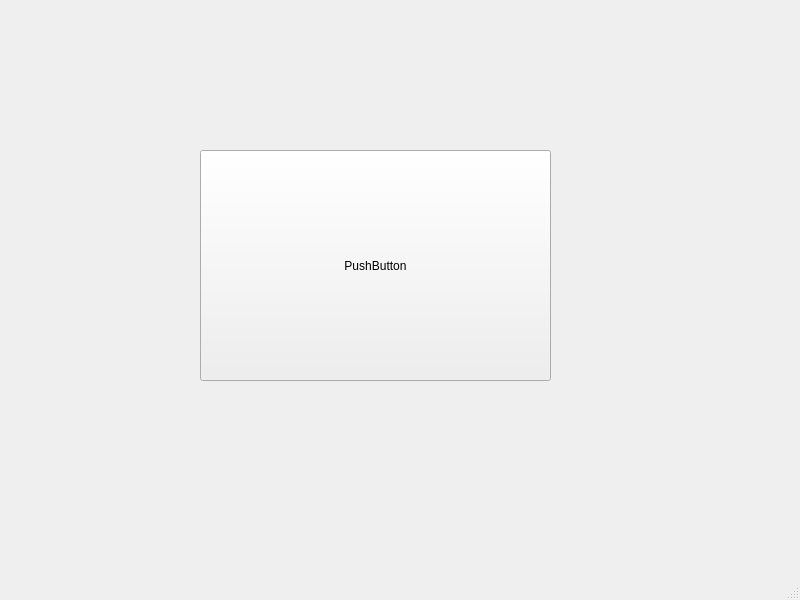
<?xml version="1.0" encoding="UTF-8"?>
<ui version="4.0">
 <class>MainWindow</class>
 <widget class="QMainWindow" name="MainWindow">
  <property name="geometry">
   <rect>
    <x>0</x>
    <y>0</y>
    <width>800</width>
    <height>600</height>
   </rect>
  </property>
  <property name="windowTitle">
   <string>MainWindow</string>
  </property>
  <widget class="QWidget" name="centralwidget">
   <widget class="QPushButton" name="pushButton">
    <property name="geometry">
     <rect>
      <x>200</x>
      <y>150</y>
      <width>351</width>
      <height>231</height>
     </rect>
    </property>
    <property name="text">
     <string>PushButton</string>
    </property>
   </widget>
  </widget>
  <widget class="QMenuBar" name="menubar">
   <property name="geometry">
    <rect>
     <x>0</x>
     <y>0</y>
     <width>800</width>
     <height>26</height>
    </rect>
   </property>
  </widget>
  <widget class="QStatusBar" name="statusbar"/>
 </widget>
 <resources/>
 <connections/>
</ui>
